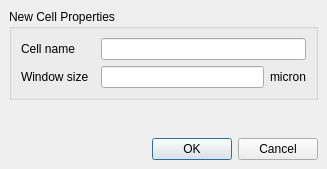
<ui version="4.0" >
 <class>NewCellPropertiesDialog</class>
 <widget class="QDialog" name="NewCellPropertiesDialog" >
  <property name="geometry" >
   <rect>
    <x>0</x>
    <y>0</y>
    <width>327</width>
    <height>169</height>
   </rect>
  </property>
  <property name="windowTitle" >
   <string>New Cell</string>
  </property>
  <layout class="QVBoxLayout" >
   <property name="margin" >
    <number>9</number>
   </property>
   <property name="spacing" >
    <number>6</number>
   </property>
   <item>
    <widget class="QGroupBox" name="groupBox" >
     <property name="title" >
      <string>New Cell Properties</string>
     </property>
     <layout class="QGridLayout" >
      <property name="margin" >
       <number>9</number>
      </property>
      <property name="spacing" >
       <number>6</number>
      </property>
      <item row="1" column="2" >
       <widget class="QLabel" name="label_3" >
        <property name="text" >
         <string>micron</string>
        </property>
       </widget>
      </item>
      <item row="1" column="1" >
       <widget class="QLineEdit" name="window_le" />
      </item>
      <item row="0" column="0" >
       <widget class="QLabel" name="label" >
        <property name="text" >
         <string>Cell name </string>
        </property>
       </widget>
      </item>
      <item row="1" column="0" >
       <widget class="QLabel" name="label_2" >
        <property name="text" >
         <string>Window size  </string>
        </property>
       </widget>
      </item>
      <item row="0" column="1" colspan="2" >
       <widget class="QLineEdit" name="name_le" />
      </item>
     </layout>
    </widget>
   </item>
   <item>
    <spacer>
     <property name="orientation" >
      <enum>Qt::Vertical</enum>
     </property>
     <property name="sizeHint" >
      <size>
       <width>268</width>
       <height>16</height>
      </size>
     </property>
    </spacer>
   </item>
   <item>
    <widget class="QDialogButtonBox" name="buttonBox" >
     <property name="orientation" >
      <enum>Qt::Horizontal</enum>
     </property>
     <property name="standardButtons" >
      <set>QDialogButtonBox::Cancel|QDialogButtonBox::NoButton|QDialogButtonBox::Ok</set>
     </property>
    </widget>
   </item>
  </layout>
 </widget>
 <resources/>
 <connections>
  <connection>
   <sender>buttonBox</sender>
   <signal>accepted()</signal>
   <receiver>NewCellPropertiesDialog</receiver>
   <slot>accept()</slot>
   <hints>
    <hint type="sourcelabel" >
     <x>248</x>
     <y>254</y>
    </hint>
    <hint type="destinationlabel" >
     <x>157</x>
     <y>274</y>
    </hint>
   </hints>
  </connection>
  <connection>
   <sender>buttonBox</sender>
   <signal>rejected()</signal>
   <receiver>NewCellPropertiesDialog</receiver>
   <slot>reject()</slot>
   <hints>
    <hint type="sourcelabel" >
     <x>316</x>
     <y>260</y>
    </hint>
    <hint type="destinationlabel" >
     <x>286</x>
     <y>274</y>
    </hint>
   </hints>
  </connection>
 </connections>
</ui>
